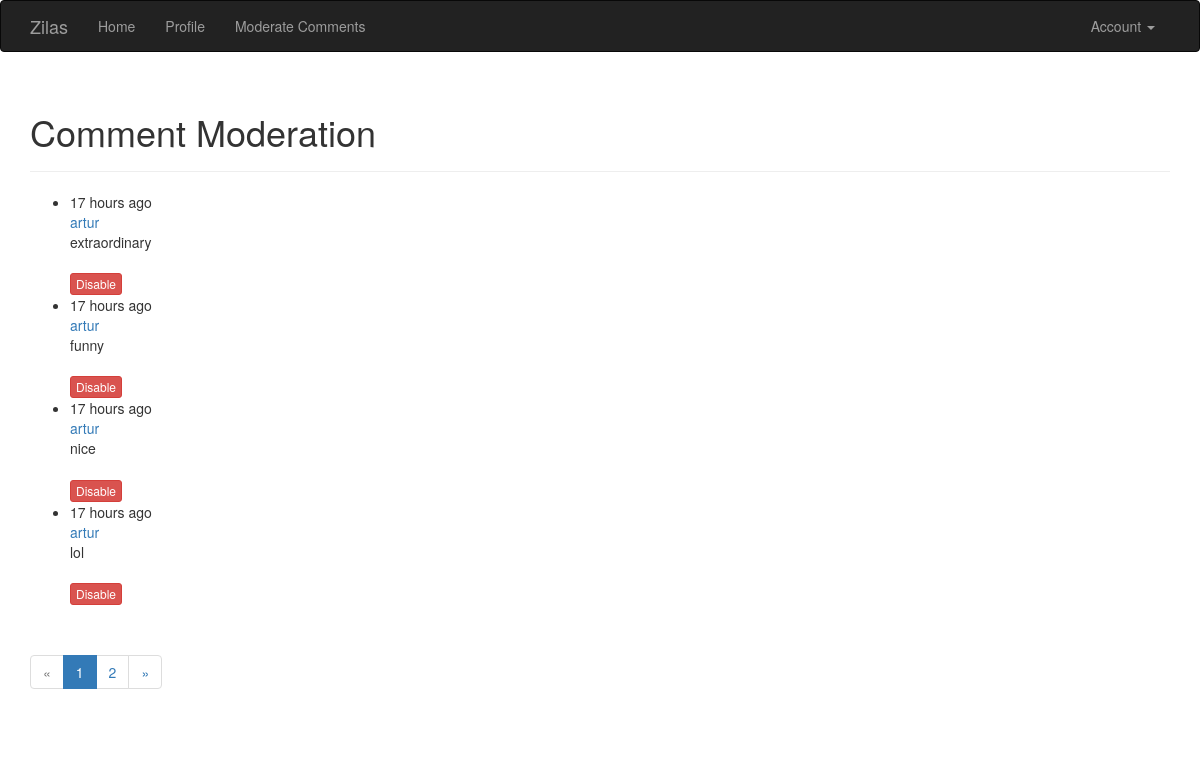
Page /moderate (signed in) on the earlier database version.
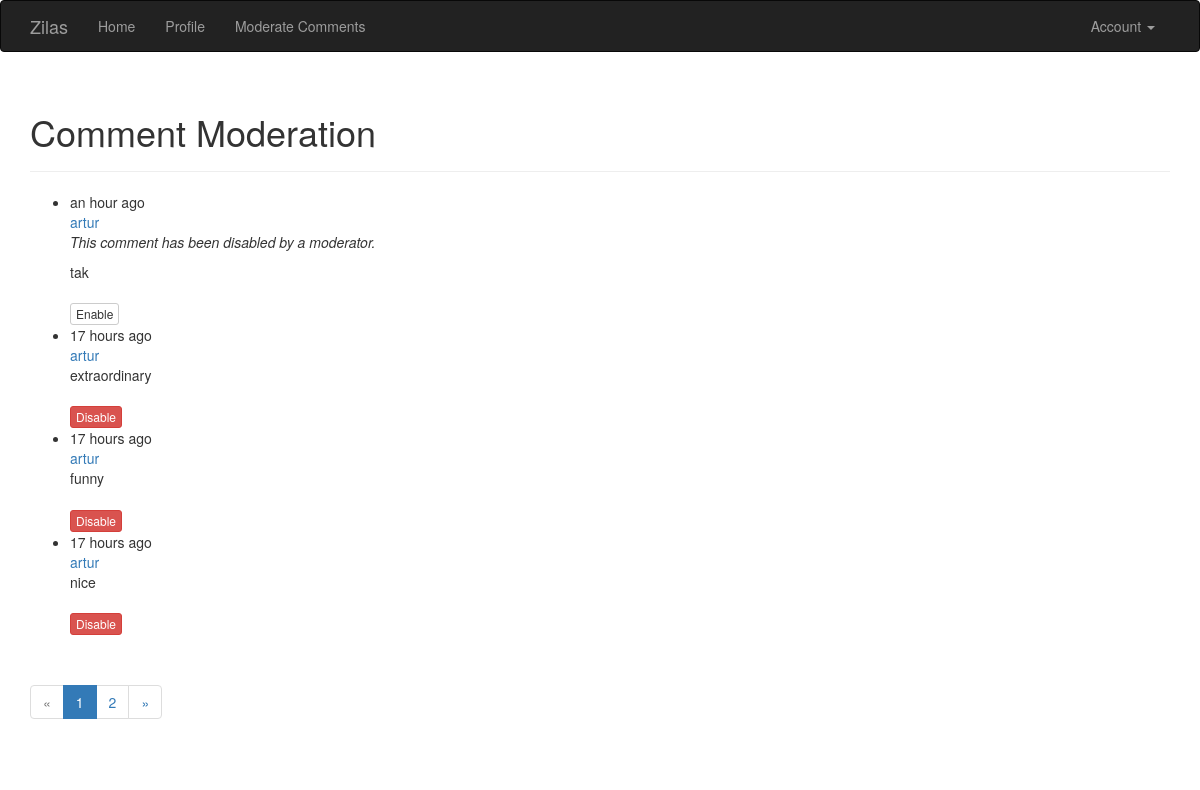
Same page on the later database version.
### app/models/models.py (models this page shows, shortened)
class Comment(db.Model):
    __tablename__ = 'comments'
    id = db.Column(db.Integer, primary_key=True)
    body = db.Column(db.Text)
    body_html = db.Column(db.Text)
    timestamp = db.Column(db.DateTime, index=True, default=datetime.datetime.utcnow)
    disabled = db.Column(db.Boolean)
    author_id = db.Column(db.Integer, db.ForeignKey('users.id'))
    post_id = db.Column(db.Integer, db.ForeignKey('posts.id'))

class User(UserMixin, db.Model):
    __tablename__ = 'users'
    id = db.Column(db.Integer, primary_key=True)
    email = db.Column(db.String(64), unique=True, index=True)
    username = db.Column(db.String(64), unique=True, index=True)
    role_id = db.Column(db.Integer, db.ForeignKey('roles.id'))
    password_hash = db.Column(db.String(128))
    confirmed = db.Column(db.Boolean, default=False)
    name = db.Column(db.String(64))
    location = db.Column(db.String(64))
    about_me = db.Column(db.Text())
    member_since = db.Column(db.DateTime(), default=datetime.datetime.utcnow)
    last_seen = db.Column(db.DateTime(), default=datetime.datetime.utcnow)
    posts = db.relationship('Post', backref='author', lazy='dynamic')
    followed = db.relationship('Follow', foreign_keys=[Follow.follower_id],
                               backref=db.backref('follower', lazy='joined'), lazy='dynamic',
                               cascade='all, delete-orphan')
    followers = db.relationship('Follow', foreign_keys=[Follow.followed_id],
                                backref=db.backref('followed', lazy='joined'), lazy='dynamic',
                                cascade='all, delete-orphan')
    comments = db.relationship('Comment', backref='author', lazy='dynamic')
    def ping(self):
        self.last_seen = datetime.datetime.utcnow()
        db.session.add(self)
        db.session.commit()
    def can(self, perm):
        return self.role is not None and self.role.has_permission(perm)
    @property
    def password(self):
        raise AttributeError('Cannot read password attribute')

### app/main/views.py (the view)
@main.route('/moderate')
@login_required
@permission_required(Permission.MODERATE)
def moderate():
    page = request.args.get('page', 1, type=int)
    pagination = Comment.query.order_by(Comment.timestamp.desc()).paginate(
        page, per_page=current_app.config['COMMENTS_PER_PAGE'], error_out=False)
    comments = pagination.items
    return render_template('moderate.html', comments=comments, pagination=pagination, page=page)

### app/auth/views.py (called while the page is built)
@auth.before_app_request
def before_request():
    if current_user.is_authenticated:
        current_user.ping()
        if not current_user.confirmed \
                and request.blueprint != 'auth' and request.endpoint != 'static':
            return redirect(url_for('auth.unconfirmed'))

### app/main/__init__.py (called while the page is built)
@main.app_context_processor
def inject_permission():
    return dict(Permission=Permission)

### app/models/models.py (called while the page is built)
@login_manager.user_loader
def load_user(user_id):
    return User.query.get(int(user_id))

    def has_permission(self, perm):
        return self.permission & perm == perm

### app/templates/moderate.html (shortened to what this page needs)
{% extends "base.html" %}
{% import "_macros.html" as macros %}
{% block page_content %}
<div class="page-header">
    <h1>Comment Moderation</h1>
</div>
{% set moderate = True %}
{% include '_comments.html' %}
{% if pagination %}
<div class="pagination">
    {{ macros.pagination_widget(pagination, '.moderate') }}
</div>
{% endif %}
{% endblock %}

### app/templates/_comments.html (shortened to what this page needs)
<ul class="comments">
    {% for comment in comments %}
    <li class="comment">
        <div class="comment-content">
            <div class="comment-date">{{ moment(comment.timestamp).fromNow() }}</div>
            <div class="comment-author"><a href="{{ url_for('.user', username=comment.author.username) }}">{{ comment.author.username }}</a></div>
            <div class="comment-body">
                {% if comment.disabled %}
                <p><i>This comment has been disabled by a moderator.</i></p>
                {% endif %}
                {% if moderate or not comment.disabled %}
                    {% if comment.body_html %}
                        {{ comment.body_html | safe }}
                    {% else %}
                        {{ comment.body }}
                    {% endif %}
                {% endif %}
            </div>
            {% if moderate %}
                <br>
                {% if comment.disabled %}
                <a class="btn btn-default btn-xs" href="{{ url_for('.moderate_enable', id=comment.id, page=page) }}">Enable</a>
                {% else %}
                <a class="btn btn-danger btn-xs" href="{{ url_for('.moderate_disable', id=comment.id, page=page) }}">Disable</a>
                {% endif %}
            {% endif %}
        </div>
    </li>
    {% endfor %}
</ul>

Differences in the rows shown:
no longer on this page (row unchanged): Comment: timestamp "17 hours ago", author.username "artur", body_html "lol"
added Comment: timestamp "an hour ago", author.username "artur", shows "This comment has been disabled by a moderator.", body_html "tak"
